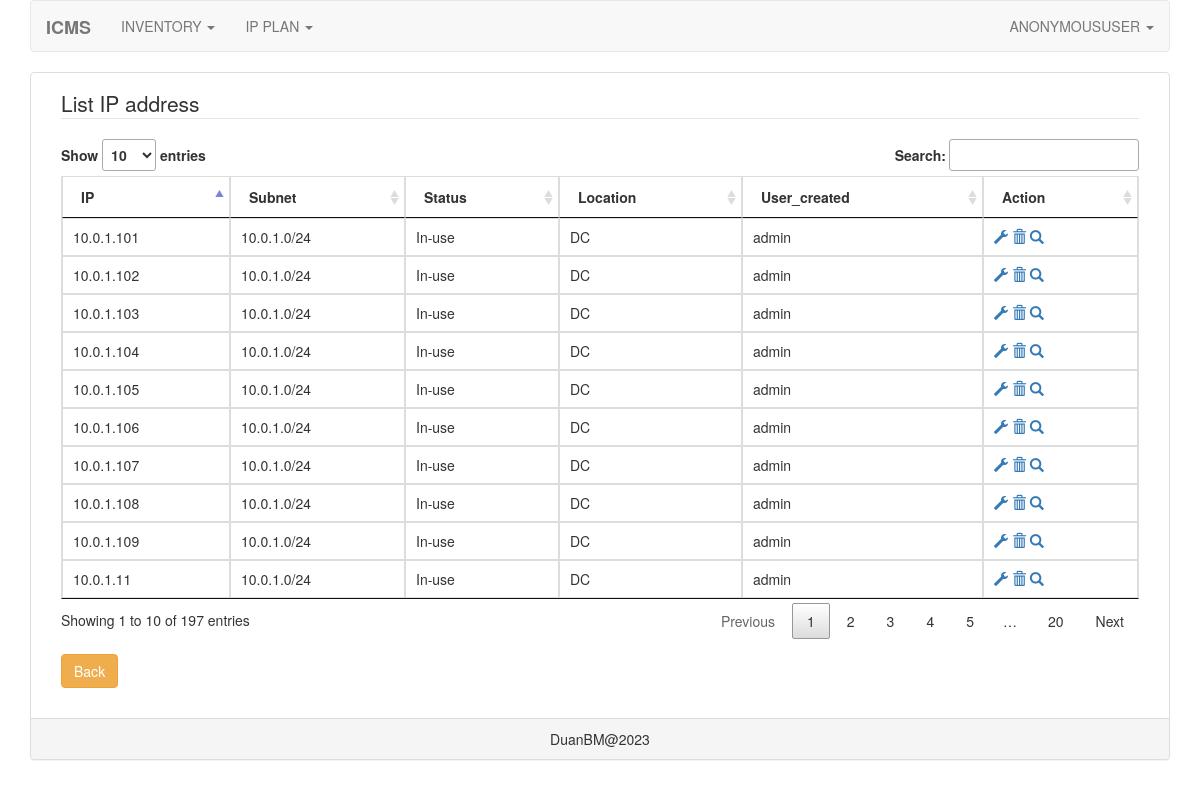
The app's page /ipplan/list-ip/2, older data.
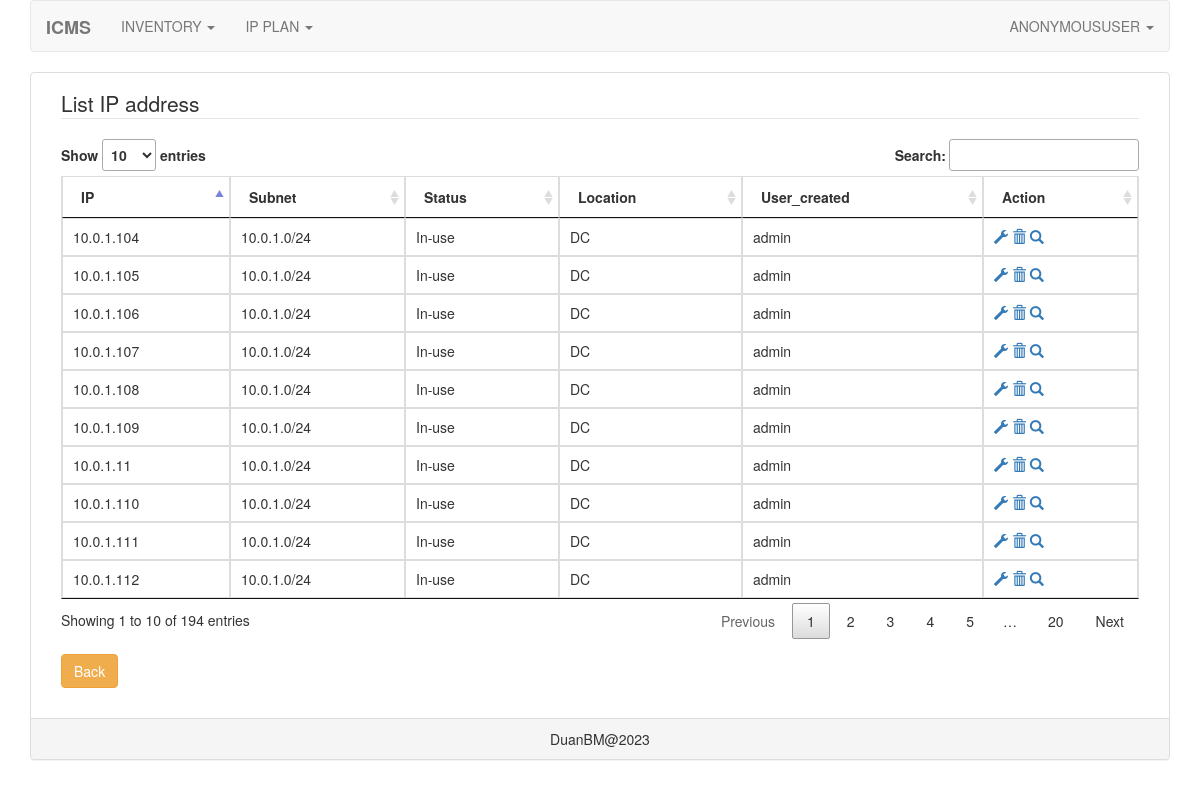
The same page, newer data.
### ipplan/models.py (models this page shows, shortened)
class IpAddressModel(models.Model):
    ip_address = models.GenericIPAddressField(unique=True)
    subnet = models.ForeignKey('IpSubnet', on_delete=models.CASCADE)
    status = models.ForeignKey('IpStatus', on_delete=models.CASCADE)
    description = models.CharField(max_length=1000)
    created_time = models.DateTimeField(auto_now=True)
    user_created = models.CharField(max_length=100)

class IpSubnet(models.Model):
    subnet = models.CharField(max_length=100, unique=True)
    name = models.CharField(max_length=100)
    location = models.ForeignKey('IpLocation', on_delete=models.CASCADE)
    description = models.CharField(max_length=1000)
    created_time = models.DateTimeField(auto_now=True)
    user_created = models.CharField(max_length=100)
    def __str__(self):
        return self.subnet

class IpStatus(models.Model):
    status = models.CharField(max_length=100)
    def __str__(self):
        return self.status

class IpLocation(models.Model):
    location = models.CharField(max_length=100, unique=True)
    regoin = models.ForeignKey('IpRegoin', on_delete=models.CASCADE)
    description = models.CharField(max_length=200)
    created_time = models.DateTimeField(auto_now=True)
    user_created = models.CharField(max_length=100)
    def __str__(self):
        return self.location

### ipplan/views.py (the view)
# urls.py: path('list-ip/<int:pk>', views.list_ip, name='list-ip'),
def list_ip(request, pk):
    list_ip = IpAddressModel.objects.filter(subnet__id=pk)
    return render(request, template_name='list_ip.html', context={'list_ip': list_ip})

### ipplan/templates/list_ip.html (shortened to what this page needs)
{% extends 'base.html' %}
{% block content %}
<div class="col-xs-12 col-sm-12 col-md-12 col-lg-12">
    <div class="form-group">
        <legend>List IP address</legend>
    </div>
    <div class="form-group">
        <div class="table-responsive">
            <table class="table table-hover table-bordered" id="list-ip-table">
                <thead>
                    <tr>
                        <th>IP</th>
                        <th>Subnet</th>
                        <th>Status</th>
                        <th>Location</th>
                        <th>User_created</th>
                        <th>Action</th>
                    </tr>
                </thead>
                <tbody>
                    {% for obj in list_ip %}
                    <tr>
                        <td>{{ obj.ip_address }}</td>
                        <td>{{ obj.subnet }}</td>
                        <td>{{ obj.status }}</td>
                        <td>{{ obj.subnet.location }}</td>
                        <td>{{ obj.user_created }}</td>
                        <td>
                            <a href="/ipplan/list-ip/{{obj.subnet.id}}/update-ip/{{obj.id}}"><span
                                    class="glyphicon glyphicon-wrench"
                                    aria-hidden="true"></span></a>
                            <a data-toggle="modal" href='#delete-ip-modal'
                                subnet-id="{{ obj.subnet.id }}" ip-id="{{ obj.id }}"><span
                                    class="glyphicon glyphicon-trash"
                                    aria-hidden="true"></span></a>
                            <a href="/ipplan/list-ip/{{obj.subnet.id}}/detail-ip/{{obj.id}}"><span
                                    class="glyphicon glyphicon-search"
                                    aria-hidden="true"></span></a>
                        </td>
                    </tr>
                    {% endfor %}
                </tbody>
            </table>
        </div>
    </div>
    <div class="form-group">
        <a href="/ipplan/list-ip-subnet">
            <button type="button" class="btn btn-warning">Back</button>
        </a>
    </div>
</div>
{% endblock content %}
{% block css %}
<link rel="stylesheet" href="/static/core/css/jquery-datatable.css">
{% endblock css %}

Row changes from the older to the newer data that the page shows:
removed IpAddressModel: ip_address "10.0.1.101", subnet "10.0.1.0/24", status "In-use", subnet.location "DC", user_created "admin"
removed IpAddressModel: ip_address "10.0.1.102", subnet "10.0.1.0/24", status "In-use", subnet.location "DC", user_created "admin"
removed IpAddressModel: ip_address "10.0.1.103", subnet "10.0.1.0/24", status "In-use", subnet.location "DC", user_created "admin"
now on this page (row unchanged): IpAddressModel: ip_address "10.0.1.110", subnet "10.0.1.0/24", status "In-use", subnet.location "DC", user_created "admin"
now on this page (row unchanged): IpAddressModel: ip_address "10.0.1.111", subnet "10.0.1.0/24", status "In-use", subnet.location "DC", user_created "admin"
now on this page (row unchanged): IpAddressModel: ip_address "10.0.1.112", subnet "10.0.1.0/24", status "In-use", subnet.location "DC", user_created "admin"
Text that changed along with them:
text written by a page script: "Show entries Search: Showing 1 to 10 of 197 entries Previous 1 2 3 4 5 … 20 Next" → "Show entries Search: Showing 1 to 10 of 194 entries Previous 1 2 3 4 5 … 20 Next"
